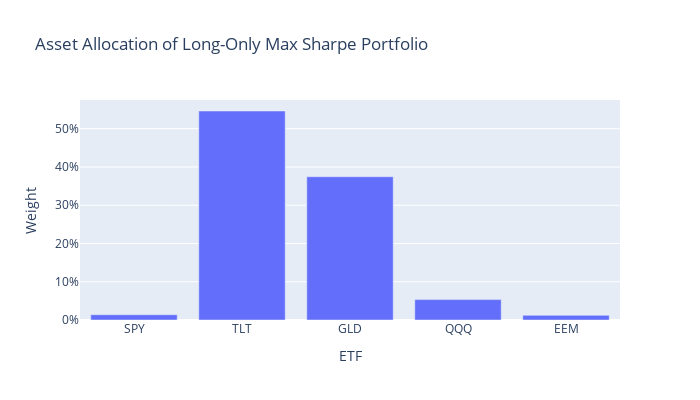

The notebook cell saved with this chart:
### Markdown cell above
### Step 7: Asset Allocation of Long-Only Max Sharpe Portfolio

We now visualize the asset weights for the optimal long-only portfolio — the one with the highest Sharpe ratio.

This helps us understand how capital is distributed across ETFs when the objective is to maximize return relative to risk without shorting.

### Code cell
# Extract optimal weights from long-only simulation
optimal_weights_long = portfolios_long_df.iloc[max_sharpe_idx_long]['Weights']

# Bar plot of asset allocation
fig_weights_long = px.bar(
    x=tickers,
    y=optimal_weights_long,
    labels={'x': 'ETF', 'y': 'Weight'},
    title='Asset Allocation of Long-Only Max Sharpe Portfolio',
    width=700,
    height=400
)
fig_weights_long.update_layout(yaxis_tickformat='.0%')
fig_weights_long.show()

### Figure 1 — Plotly figure (JSON) as saved in the notebook; plotly's stock layout.template omitted (floating-point values rounded to 4 significant figures)
{"data": [{"hovertemplate": "ETF=%{x}<br>Weight=%{y}<extra></extra>", "legendgroup": "", "marker": {"color": "#636efa", "pattern": {"shape": ""}}, "name": "", "orientation": "v", "showlegend": false, "textposition": "auto", "type": "bar", "x": ["SPY", "TLT", "GLD", "QQQ", "EEM"], "xaxis": "x", "y": [0.01375, 0.5463, 0.3744, 0.05328, 0.01218], "yaxis": "y"}], "layout": {"barmode": "relative", "height": 400, "legend": {"tracegroupgap": 0}, "title": {"text": "Asset Allocation of Long-Only Max Sharpe Portfolio"}, "width": 700, "xaxis": {"anchor": "y", "domain": [0, 1], "title": {"text": "ETF"}}, "yaxis": {"anchor": "x", "domain": [0, 1], "tickformat": ".0%", "title": {"text": "Weight"}}}}
